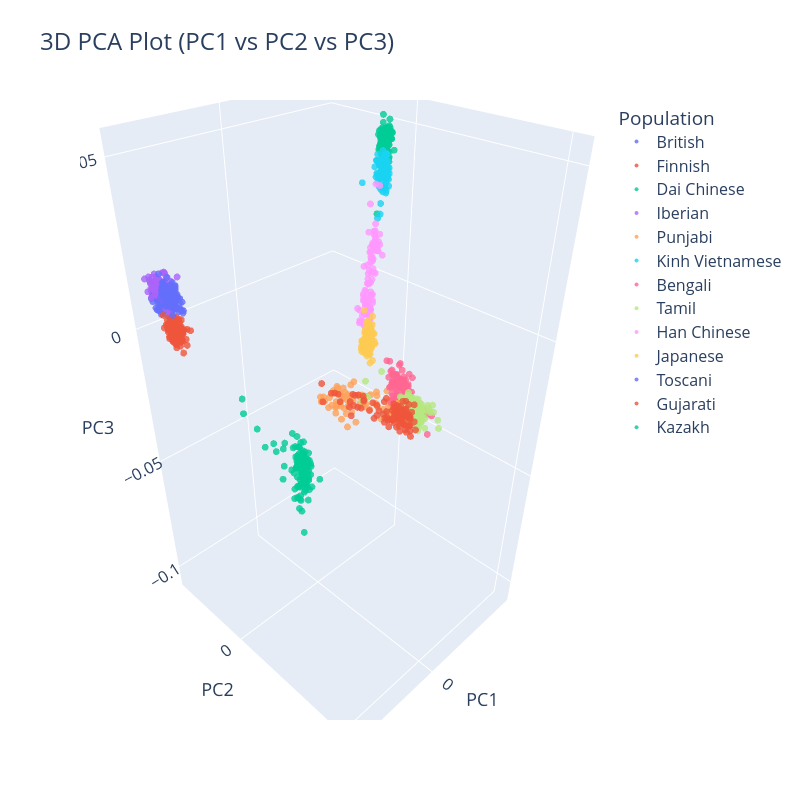

Notebook cell for this chart:
### Code cell
for pc in ['PC1', 'PC2', 'PC3']:
    pca_data[pc] = pd.to_numeric(pca_data[pc], errors='coerce')

fig = px.scatter_3d(
    pca_data,
    x='PC1', y='PC2', z='PC3',
    color='Population',
    hover_name='IID',
    title='3D PCA Plot (PC1 vs PC2 vs PC3)',
    opacity=0.8
)

fig.update_traces(marker=dict(size=4))

fig.update_layout(
    width=800,
    height=800,
    title_font=dict(size=24),
    scene=dict(
        xaxis=dict(title=dict(text='PC1', font=dict(size=18)), tickfont=dict(size=14)),
        yaxis=dict(title=dict(text='PC2', font=dict(size=18)), tickfont=dict(size=14)),
        zaxis=dict(title=dict(text='PC3', font=dict(size=18)), tickfont=dict(size=14))
    ),
    legend=dict(font=dict(size=16))
)

fig.update_traces(hoverlabel=dict(font_size=14))
fig.show()
fig.update_layout(
    paper_bgcolor="rgba(0,0,0,0)",
    plot_bgcolor="rgba(0,0,0,0)"
)
fig.write_image("3d_pca_transparent.pdf", width = 800, height = 800, scale=2)
